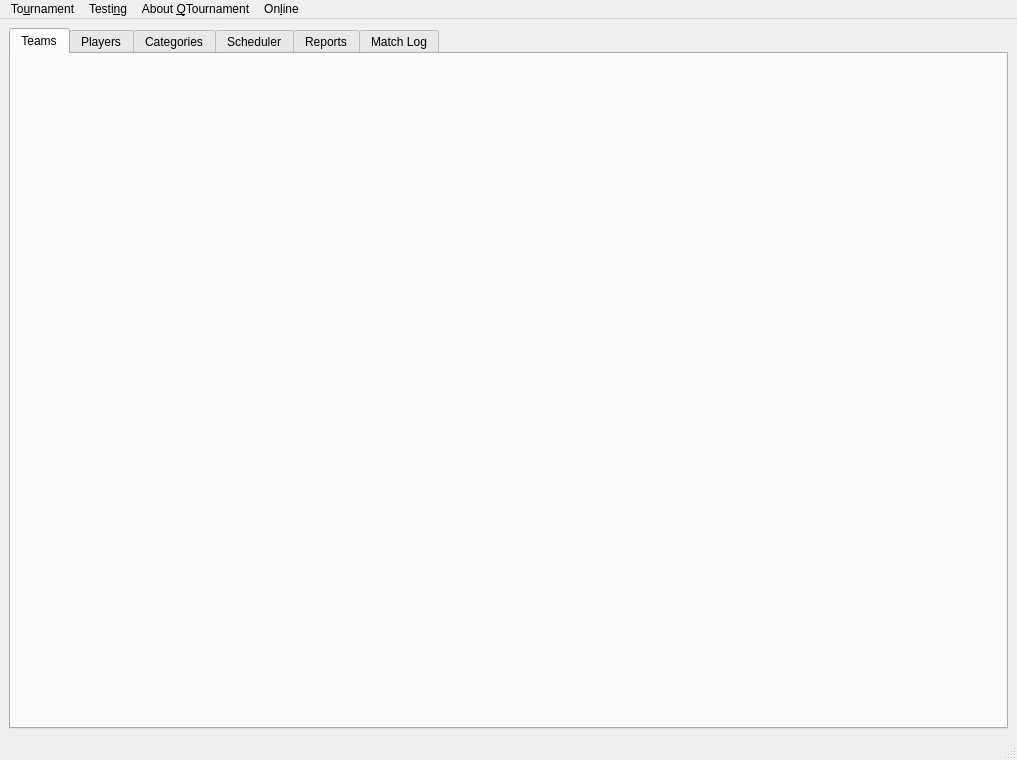
<?xml version="1.0" encoding="UTF-8"?>
<ui version="4.0">
 <class>MainFrame</class>
 <widget class="QMainWindow" name="MainFrame">
  <property name="windowModality">
   <enum>Qt::ApplicationModal</enum>
  </property>
  <property name="geometry">
   <rect>
    <x>0</x>
    <y>0</y>
    <width>1017</width>
    <height>760</height>
   </rect>
  </property>
  <property name="windowTitle">
   <string>QTournament</string>
  </property>
  <widget class="QWidget" name="centralwidget">
   <property name="enabled">
    <bool>true</bool>
   </property>
   <layout class="QVBoxLayout" name="verticalLayout_2">
    <item>
     <layout class="QVBoxLayout" name="verticalLayout">
      <item>
       <widget class="QTabWidget" name="mainTab">
        <property name="enabled">
         <bool>true</bool>
        </property>
        <property name="currentIndex">
         <number>0</number>
        </property>
        <widget class="TeamTabWidget" name="tabTeams">
         <property name="enabled">
          <bool>true</bool>
         </property>
         <attribute name="title">
          <string>Teams</string>
         </attribute>
         <layout class="QVBoxLayout" name="verticalLayout_5"/>
        </widget>
        <widget class="PlayerTabWidget" name="tabPlayers">
         <attribute name="title">
          <string>Players</string>
         </attribute>
         <layout class="QVBoxLayout" name="verticalLayout_6"/>
        </widget>
        <widget class="CatTabWidget" name="tabCategories">
         <attribute name="title">
          <string>Categories</string>
         </attribute>
        </widget>
        <widget class="ScheduleTabWidget" name="tabSchedule">
         <attribute name="title">
          <string>Scheduler</string>
         </attribute>
        </widget>
        <widget class="ReportsTabWidget" name="tabReports">
         <attribute name="title">
          <string>Reports</string>
         </attribute>
        </widget>
        <widget class="MatchLogTabWidget" name="tabMatchLog">
         <attribute name="title">
          <string>Match Log</string>
         </attribute>
        </widget>
       </widget>
      </item>
     </layout>
    </item>
   </layout>
  </widget>
  <widget class="QMenuBar" name="menubar">
   <property name="geometry">
    <rect>
     <x>0</x>
     <y>0</y>
     <width>1017</width>
     <height>22</height>
    </rect>
   </property>
   <widget class="QMenu" name="menuTournament">
    <property name="title">
     <string>To&amp;urnament</string>
    </property>
    <widget class="QMenu" name="menuExternal_player_database">
     <property name="enabled">
      <bool>false</bool>
     </property>
     <property name="title">
      <string>&amp;External player database</string>
     </property>
     <addaction name="actionNewExtDatabase"/>
     <addaction name="actionSelectExtDatabase"/>
    </widget>
    <addaction name="actionNew"/>
    <addaction name="actionOpen"/>
    <addaction name="separator"/>
    <addaction name="actionSave"/>
    <addaction name="actionSave_as"/>
    <addaction name="actionSave_a_copy"/>
    <addaction name="actionCreate_baseline"/>
    <addaction name="separator"/>
    <addaction name="actionSettings"/>
    <addaction name="separator"/>
    <addaction name="menuExternal_player_database"/>
    <addaction name="separator"/>
    <addaction name="actionClose"/>
    <addaction name="separator"/>
    <addaction name="action_Quit"/>
   </widget>
   <widget class="QMenu" name="menuTesting">
    <property name="title">
     <string>Testi&amp;ng</string>
    </property>
    <addaction name="actionEmpty"/>
    <addaction name="actionScenario01"/>
    <addaction name="actionScenario02"/>
    <addaction name="actionScenario03"/>
    <addaction name="actionScenario04"/>
    <addaction name="actionScenario05"/>
    <addaction name="actionScenario06"/>
    <addaction name="actionScenario07"/>
    <addaction name="actionScenario08"/>
   </widget>
   <widget class="QMenu" name="menuAbout_QTournament">
    <property name="title">
     <string>About &amp;QTournament</string>
    </property>
    <addaction name="actionInfo"/>
   </widget>
   <widget class="QMenu" name="menuOnline">
    <property name="title">
     <string>On&amp;line</string>
    </property>
    <addaction name="actionRegister"/>
    <addaction name="actionSet_Change_Password"/>
    <addaction name="separator"/>
    <addaction name="actionConnect"/>
    <addaction name="actionDisconnect"/>
    <addaction name="separator"/>
    <addaction name="actionDelete_from_Server"/>
   </widget>
   <addaction name="menuTournament"/>
   <addaction name="menuTesting"/>
   <addaction name="menuAbout_QTournament"/>
   <addaction name="menuOnline"/>
  </widget>
  <widget class="QStatusBar" name="statusbar"/>
  <action name="actionNew">
   <property name="text">
    <string>&amp;New</string>
   </property>
   <property name="shortcut">
    <string>Ctrl+N</string>
   </property>
  </action>
  <action name="actionOpen">
   <property name="text">
    <string>&amp;Open</string>
   </property>
   <property name="shortcut">
    <string>Ctrl+O</string>
   </property>
  </action>
  <action name="actionSettings">
   <property name="enabled">
    <bool>true</bool>
   </property>
   <property name="text">
    <string>&amp;Settings...</string>
   </property>
  </action>
  <action name="action_Quit">
   <property name="text">
    <string>&amp;Quit QTournament</string>
   </property>
  </action>
  <action name="actionEmpty">
   <property name="text">
    <string>&amp;Empty</string>
   </property>
  </action>
  <action name="actionScenario01">
   <property name="text">
    <string>&amp;Scenario01</string>
   </property>
  </action>
  <action name="actionScenario02">
   <property name="text">
    <string>S&amp;cenario02</string>
   </property>
  </action>
  <action name="actionScenario03">
   <property name="text">
    <string>Sce&amp;nario03</string>
   </property>
  </action>
  <action name="actionScenario04">
   <property name="text">
    <string>Scena&amp;rio04</string>
   </property>
  </action>
  <action name="actionScenario05">
   <property name="text">
    <string>Scenar&amp;io05</string>
   </property>
  </action>
  <action name="actionScenario06">
   <property name="text">
    <string>Scenari&amp;o06</string>
   </property>
  </action>
  <action name="actionScenario07">
   <property name="text">
    <string>Scenario&amp;07</string>
   </property>
  </action>
  <action name="actionScenario08">
   <property name="text">
    <string>Scenario0&amp;8</string>
   </property>
  </action>
  <action name="actionNewExtDatabase">
   <property name="text">
    <string>&amp;New...</string>
   </property>
  </action>
  <action name="actionSelectExtDatabase">
   <property name="text">
    <string>&amp;Select...</string>
   </property>
  </action>
  <action name="actionInfo">
   <property name="text">
    <string>&amp;Info...</string>
   </property>
  </action>
  <action name="actionSave">
   <property name="enabled">
    <bool>false</bool>
   </property>
   <property name="text">
    <string>Sa&amp;ve...</string>
   </property>
   <property name="shortcut">
    <string>Ctrl+S</string>
   </property>
  </action>
  <action name="actionSave_as">
   <property name="enabled">
    <bool>false</bool>
   </property>
   <property name="text">
    <string>Save as...</string>
   </property>
   <property name="shortcut">
    <string>Ctrl+Shift+S</string>
   </property>
  </action>
  <action name="actionSave_a_copy">
   <property name="enabled">
    <bool>false</bool>
   </property>
   <property name="text">
    <string>Save a co&amp;py...</string>
   </property>
   <property name="shortcut">
    <string>Ctrl+Alt+S</string>
   </property>
  </action>
  <action name="actionCreate_baseline">
   <property name="enabled">
    <bool>false</bool>
   </property>
   <property name="text">
    <string>&amp;Create baseline</string>
   </property>
   <property name="shortcut">
    <string>Ctrl+B</string>
   </property>
  </action>
  <action name="actionClose">
   <property name="enabled">
    <bool>false</bool>
   </property>
   <property name="text">
    <string>C&amp;lose...</string>
   </property>
   <property name="shortcut">
    <string>Ctrl+W</string>
   </property>
  </action>
  <action name="actionSet_Change_Password">
   <property name="text">
    <string>Change &amp;Password...</string>
   </property>
  </action>
  <action name="actionRegister">
   <property name="text">
    <string>&amp;Register...</string>
   </property>
  </action>
  <action name="actionConnect">
   <property name="text">
    <string>&amp;Connect...</string>
   </property>
  </action>
  <action name="actionForce_full_sync">
   <property name="text">
    <string>&amp;Force full sync...</string>
   </property>
  </action>
  <action name="actionDisconnect">
   <property name="text">
    <string>&amp;Disconnect</string>
   </property>
  </action>
  <action name="actionDelete_from_Server">
   <property name="text">
    <string>Delete from Server</string>
   </property>
  </action>
 </widget>
 <customwidgets>
  <customwidget>
   <class>TeamTabWidget</class>
   <extends>QWidget</extends>
   <header>ui/TeamTabWidget.h</header>
   <container>1</container>
  </customwidget>
  <customwidget>
   <class>PlayerTabWidget</class>
   <extends>QWidget</extends>
   <header>ui/PlayerTabWidget.h</header>
   <container>1</container>
  </customwidget>
  <customwidget>
   <class>CatTabWidget</class>
   <extends>QWidget</extends>
   <header>ui/CatTabWidget.h</header>
   <container>1</container>
  </customwidget>
  <customwidget>
   <class>ScheduleTabWidget</class>
   <extends>QWidget</extends>
   <header>ui/ScheduleTabWidget.h</header>
   <container>1</container>
  </customwidget>
  <customwidget>
   <class>ReportsTabWidget</class>
   <extends>QWidget</extends>
   <header>ui/ReportsTabWidget.h</header>
   <container>1</container>
  </customwidget>
  <customwidget>
   <class>MatchLogTabWidget</class>
   <extends>QWidget</extends>
   <header>ui/MatchLogTabWidget.h</header>
   <container>1</container>
  </customwidget>
 </customwidgets>
 <resources/>
 <connections>
  <connection>
   <sender>action_Quit</sender>
   <signal>triggered()</signal>
   <receiver>MainFrame</receiver>
   <slot>close()</slot>
   <hints>
    <hint type="sourcelabel">
     <x>-1</x>
     <y>-1</y>
    </hint>
    <hint type="destinationlabel">
     <x>468</x>
     <y>379</y>
    </hint>
   </hints>
  </connection>
  <connection>
   <sender>actionNew</sender>
   <signal>triggered()</signal>
   <receiver>MainFrame</receiver>
   <slot>newTournament()</slot>
   <hints>
    <hint type="sourcelabel">
     <x>-1</x>
     <y>-1</y>
    </hint>
    <hint type="destinationlabel">
     <x>468</x>
     <y>379</y>
    </hint>
   </hints>
  </connection>
  <connection>
   <sender>actionOpen</sender>
   <signal>triggered()</signal>
   <receiver>MainFrame</receiver>
   <slot>openTournament()</slot>
   <hints>
    <hint type="sourcelabel">
     <x>-1</x>
     <y>-1</y>
    </hint>
    <hint type="destinationlabel">
     <x>468</x>
     <y>379</y>
    </hint>
   </hints>
  </connection>
  <connection>
   <sender>actionEmpty</sender>
   <signal>triggered()</signal>
   <receiver>MainFrame</receiver>
   <slot>setupEmptyScenario()</slot>
   <hints>
    <hint type="sourcelabel">
     <x>-1</x>
     <y>-1</y>
    </hint>
    <hint type="destinationlabel">
     <x>468</x>
     <y>379</y>
    </hint>
   </hints>
  </connection>
  <connection>
   <sender>actionScenario01</sender>
   <signal>triggered()</signal>
   <receiver>MainFrame</receiver>
   <slot>setupScenario01()</slot>
   <hints>
    <hint type="sourcelabel">
     <x>-1</x>
     <y>-1</y>
    </hint>
    <hint type="destinationlabel">
     <x>468</x>
     <y>379</y>
    </hint>
   </hints>
  </connection>
  <connection>
   <sender>actionScenario02</sender>
   <signal>triggered()</signal>
   <receiver>MainFrame</receiver>
   <slot>setupScenario02()</slot>
   <hints>
    <hint type="sourcelabel">
     <x>-1</x>
     <y>-1</y>
    </hint>
    <hint type="destinationlabel">
     <x>508</x>
     <y>379</y>
    </hint>
   </hints>
  </connection>
  <connection>
   <sender>actionScenario03</sender>
   <signal>triggered()</signal>
   <receiver>MainFrame</receiver>
   <slot>setupScenario03()</slot>
   <hints>
    <hint type="sourcelabel">
     <x>-1</x>
     <y>-1</y>
    </hint>
    <hint type="destinationlabel">
     <x>508</x>
     <y>379</y>
    </hint>
   </hints>
  </connection>
  <connection>
   <sender>actionScenario04</sender>
   <signal>triggered()</signal>
   <receiver>MainFrame</receiver>
   <slot>setupScenario04()</slot>
   <hints>
    <hint type="sourcelabel">
     <x>-1</x>
     <y>-1</y>
    </hint>
    <hint type="destinationlabel">
     <x>508</x>
     <y>379</y>
    </hint>
   </hints>
  </connection>
  <connection>
   <sender>actionScenario05</sender>
   <signal>triggered()</signal>
   <receiver>MainFrame</receiver>
   <slot>setupScenario05()</slot>
   <hints>
    <hint type="sourcelabel">
     <x>-1</x>
     <y>-1</y>
    </hint>
    <hint type="destinationlabel">
     <x>508</x>
     <y>379</y>
    </hint>
   </hints>
  </connection>
  <connection>
   <sender>mainTab</sender>
   <signal>currentChanged(int)</signal>
   <receiver>MainFrame</receiver>
   <slot>onCurrentTabChanged(int)</slot>
   <hints>
    <hint type="sourcelabel">
     <x>508</x>
     <y>379</y>
    </hint>
    <hint type="destinationlabel">
     <x>508</x>
     <y>379</y>
    </hint>
   </hints>
  </connection>
  <connection>
   <sender>actionScenario06</sender>
   <signal>triggered()</signal>
   <receiver>MainFrame</receiver>
   <slot>setupScenario06()</slot>
   <hints>
    <hint type="sourcelabel">
     <x>-1</x>
     <y>-1</y>
    </hint>
    <hint type="destinationlabel">
     <x>508</x>
     <y>379</y>
    </hint>
   </hints>
  </connection>
  <connection>
   <sender>actionScenario07</sender>
   <signal>triggered()</signal>
   <receiver>MainFrame</receiver>
   <slot>setupScenario07()</slot>
   <hints>
    <hint type="sourcelabel">
     <x>-1</x>
     <y>-1</y>
    </hint>
    <hint type="destinationlabel">
     <x>508</x>
     <y>379</y>
    </hint>
   </hints>
  </connection>
  <connection>
   <sender>actionScenario08</sender>
   <signal>triggered()</signal>
   <receiver>MainFrame</receiver>
   <slot>setupScenario08()</slot>
   <hints>
    <hint type="sourcelabel">
     <x>-1</x>
     <y>-1</y>
    </hint>
    <hint type="destinationlabel">
     <x>508</x>
     <y>379</y>
    </hint>
   </hints>
  </connection>
  <connection>
   <sender>actionNewExtDatabase</sender>
   <signal>triggered()</signal>
   <receiver>MainFrame</receiver>
   <slot>onNewExternalPlayerDatabase()</slot>
   <hints>
    <hint type="sourcelabel">
     <x>-1</x>
     <y>-1</y>
    </hint>
    <hint type="destinationlabel">
     <x>508</x>
     <y>379</y>
    </hint>
   </hints>
  </connection>
  <connection>
   <sender>actionSelectExtDatabase</sender>
   <signal>triggered()</signal>
   <receiver>MainFrame</receiver>
   <slot>onSelectExternalPlayerDatabase()</slot>
   <hints>
    <hint type="sourcelabel">
     <x>-1</x>
     <y>-1</y>
    </hint>
    <hint type="destinationlabel">
     <x>508</x>
     <y>379</y>
    </hint>
   </hints>
  </connection>
  <connection>
   <sender>actionInfo</sender>
   <signal>triggered()</signal>
   <receiver>MainFrame</receiver>
   <slot>onInfoMenuTriggered()</slot>
   <hints>
    <hint type="sourcelabel">
     <x>-1</x>
     <y>-1</y>
    </hint>
    <hint type="destinationlabel">
     <x>508</x>
     <y>379</y>
    </hint>
   </hints>
  </connection>
  <connection>
   <sender>actionSave</sender>
   <signal>triggered()</signal>
   <receiver>MainFrame</receiver>
   <slot>onSave()</slot>
   <hints>
    <hint type="sourcelabel">
     <x>-1</x>
     <y>-1</y>
    </hint>
    <hint type="destinationlabel">
     <x>508</x>
     <y>379</y>
    </hint>
   </hints>
  </connection>
  <connection>
   <sender>actionSave_a_copy</sender>
   <signal>triggered()</signal>
   <receiver>MainFrame</receiver>
   <slot>onSaveCopy()</slot>
   <hints>
    <hint type="sourcelabel">
     <x>-1</x>
     <y>-1</y>
    </hint>
    <hint type="destinationlabel">
     <x>508</x>
     <y>379</y>
    </hint>
   </hints>
  </connection>
  <connection>
   <sender>actionSave_as</sender>
   <signal>triggered()</signal>
   <receiver>MainFrame</receiver>
   <slot>onSaveAs()</slot>
   <hints>
    <hint type="sourcelabel">
     <x>-1</x>
     <y>-1</y>
    </hint>
    <hint type="destinationlabel">
     <x>508</x>
     <y>379</y>
    </hint>
   </hints>
  </connection>
  <connection>
   <sender>actionCreate_baseline</sender>
   <signal>triggered()</signal>
   <receiver>MainFrame</receiver>
   <slot>onCreateBaseline()</slot>
   <hints>
    <hint type="sourcelabel">
     <x>-1</x>
     <y>-1</y>
    </hint>
    <hint type="destinationlabel">
     <x>508</x>
     <y>379</y>
    </hint>
   </hints>
  </connection>
  <connection>
   <sender>actionClose</sender>
   <signal>triggered()</signal>
   <receiver>MainFrame</receiver>
   <slot>onClose()</slot>
   <hints>
    <hint type="sourcelabel">
     <x>-1</x>
     <y>-1</y>
    </hint>
    <hint type="destinationlabel">
     <x>508</x>
     <y>379</y>
    </hint>
   </hints>
  </connection>
  <connection>
   <sender>actionSettings</sender>
   <signal>triggered()</signal>
   <receiver>MainFrame</receiver>
   <slot>onEditTournamentSettings()</slot>
   <hints>
    <hint type="sourcelabel">
     <x>-1</x>
     <y>-1</y>
    </hint>
    <hint type="destinationlabel">
     <x>508</x>
     <y>379</y>
    </hint>
   </hints>
  </connection>
  <connection>
   <sender>actionSet_Change_Password</sender>
   <signal>triggered()</signal>
   <receiver>MainFrame</receiver>
   <slot>onSetPassword()</slot>
   <hints>
    <hint type="sourcelabel">
     <x>-1</x>
     <y>-1</y>
    </hint>
    <hint type="destinationlabel">
     <x>508</x>
     <y>379</y>
    </hint>
   </hints>
  </connection>
  <connection>
   <sender>actionRegister</sender>
   <signal>triggered()</signal>
   <receiver>MainFrame</receiver>
   <slot>onRegisterTournament()</slot>
   <hints>
    <hint type="sourcelabel">
     <x>-1</x>
     <y>-1</y>
    </hint>
    <hint type="destinationlabel">
     <x>508</x>
     <y>379</y>
    </hint>
   </hints>
  </connection>
  <connection>
   <sender>actionConnect</sender>
   <signal>triggered()</signal>
   <receiver>MainFrame</receiver>
   <slot>onStartSession()</slot>
   <hints>
    <hint type="sourcelabel">
     <x>-1</x>
     <y>-1</y>
    </hint>
    <hint type="destinationlabel">
     <x>508</x>
     <y>379</y>
    </hint>
   </hints>
  </connection>
 </connections>
 <slots>
  <slot>newTournament()</slot>
  <slot>openTournament()</slot>
  <slot>setupEmptyScenario()</slot>
  <slot>setupScenario01()</slot>
  <slot>setupScenario02()</slot>
  <slot>setupScenario03()</slot>
  <slot>setupScenario04()</slot>
  <slot>setupScenario05()</slot>
  <slot>onCurrentTabChanged(int)</slot>
  <slot>setupScenario06()</slot>
  <slot>setupScenario07()</slot>
  <slot>setupScenario08()</slot>
  <slot>onNewExternalPlayerDatabase()</slot>
  <slot>onSelectExternalPlayerDatabase()</slot>
  <slot>onInfoMenuTriggered()</slot>
  <slot>onSave()</slot>
  <slot>onSaveAs()</slot>
  <slot>onSaveCopy()</slot>
  <slot>onCreateBaseline()</slot>
  <slot>onClose()</slot>
  <slot>onEditTournamentSettings()</slot>
  <slot>onSetPassword()</slot>
  <slot>onRegisterTournament()</slot>
  <slot>onStartSession()</slot>
 </slots>
</ui>
